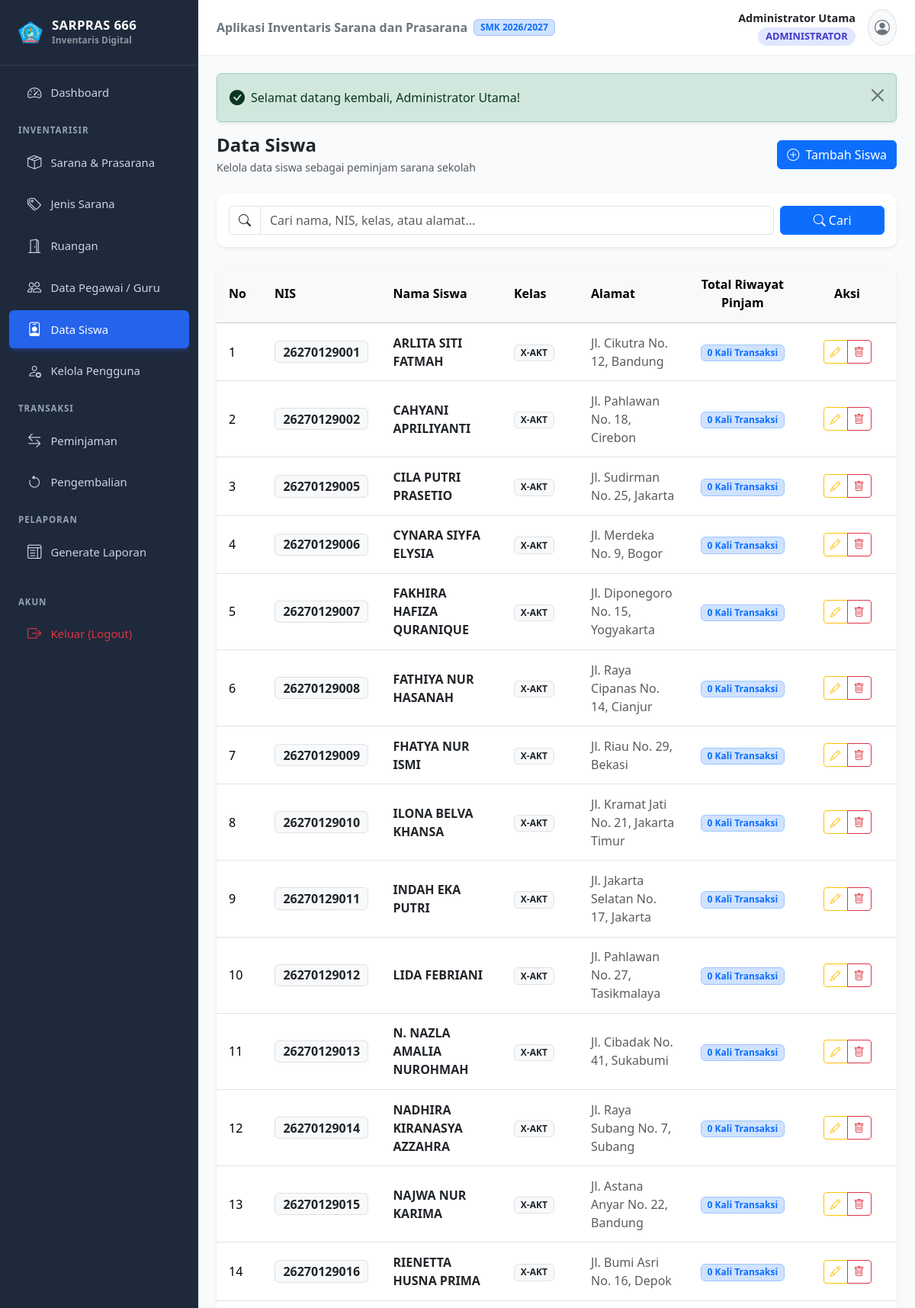
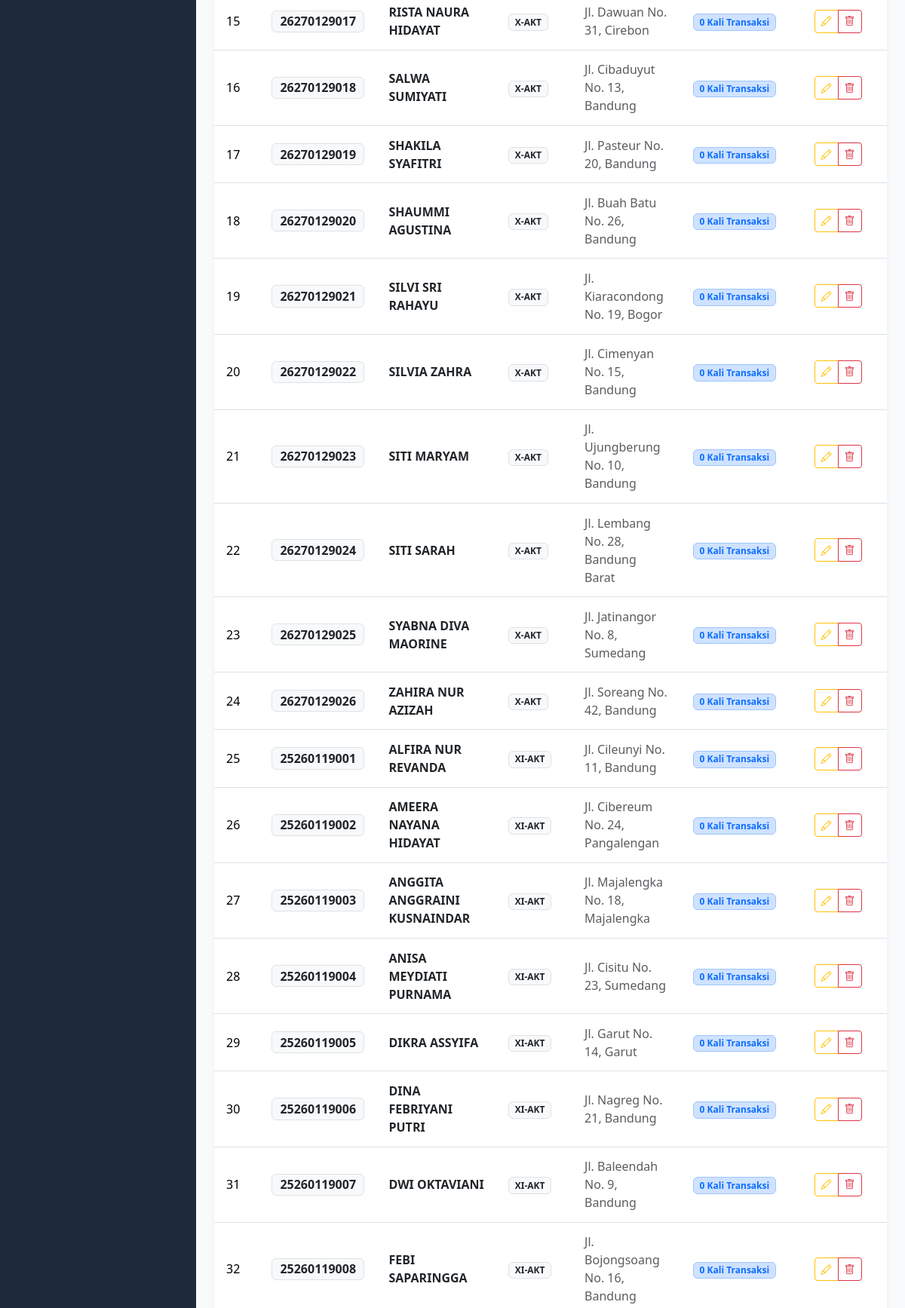
The app's page /siswa.php (signed in, upper part) with its own data (2 pictures, top to bottom).
### tables this page shows
CREATE TABLE `pegawai` (
  `id_pegawai` INT AUTO_INCREMENT PRIMARY KEY,
  `nama_pegawai` VARCHAR(100) NOT NULL,
  `nip` VARCHAR(30) NOT NULL UNIQUE,
  `alamat` TEXT NOT NULL,
  `kelas` VARCHAR(30) NOT NULL DEFAULT ''
);

### config/Database.php (called while the page is built, shortened)
<?php
class Database {
    private static ?PDO $instance = null;
    private static string $host = 'localhost';
    private static string $dbname = 'db_inventaris_sarana';
    private static string $username = 'root';
    private static string $password = '';
    private static string $charset = 'utf8mb4';
    public static function getConnection(): PDO {
        if (self::$instance === null) {
            try {
                $dsn = "mysql:host=" . self::$host . ";dbname=" . self::$dbname . ";charset=" . self::$charset;
                $options = [
                    PDO::ATTR_ERRMODE            => PDO::ERRMODE_EXCEPTION,
                    PDO::ATTR_DEFAULT_FETCH_MODE => PDO::FETCH_ASSOC,
                    PDO::ATTR_EMULATE_PREPARES   => true,
                ];
                self::$instance = new PDO($dsn, self::$username, self::$password, $options);
            } catch (PDOException $e) {
                die("Koneksi ke database gagal: " . $e->getMessage());
            }
        }
        return self::$instance;
    }
}

### classes/Pegawai.php (called while the page is built, shortened)
<?php
require_once __DIR__ . '/../config/Database.php';
class Pegawai {
    private PDO $db;
    public function __construct() {
        $this->db = Database::getConnection();
    }
    private function getTypeCondition(?string $type): string {
        return match ($type) {
            'siswa' => "(TRIM(COALESCE(kelas, '')) <> '' OR nip LIKE 'SISWA-%')",
            'pegawai' => "(TRIM(COALESCE(kelas, '')) = '' AND nip NOT LIKE 'SISWA-%')",
            default => '1 = 1'
        };
    }
    public function getAll(string $search = '', ?string $type = null): array {
        $typeCondition = $this->getTypeCondition($type);
        $sql = "
            SELECT p.*, COUNT(pj.id_peminjaman) AS total_pinjam
            FROM pegawai p
            LEFT JOIN peminjaman pj ON p.id_pegawai = pj.id_pegawai
            WHERE $typeCondition
        ";
        $params = [];
        $sql .= "
            GROUP BY p.id_pegawai
            ORDER BY p.id_pegawai ASC
        ";
        $stmt = $this->db->prepare($sql);
        $stmt->execute($params);
        return $stmt->fetchAll();
    }
}

### siswa.php (the view, shortened to what this page needs)
<?php
require_once __DIR__ . '/classes/Auth.php';
require_once __DIR__ . '/classes/Pegawai.php';
$pegawaiObj = new Pegawai();
$search = trim($_GET['search'] ?? '');
$listSiswa = $pegawaiObj->getAll($search, 'siswa');
include __DIR__ . '/templates/header.php';
?>
<div class="d-flex flex-wrap justify-content-between align-items-center mb-4 gap-2">
    <div>
        <h4 class="fw-bold mb-1 text-dark">Data Siswa</h4>
        <p class="text-muted small mb-0">Kelola data siswa sebagai peminjam sarana sekolah</p>
    </div>
    <button type="button" class="btn btn-primary" data-bs-toggle="modal" data-bs-target="#modalTambah">
        <i class="bi bi-plus-circle me-1"></i> Tambah Siswa
    </button>
</div>
<div class="card mb-4 border-0 shadow-sm">
    <div class="card-body">
        <form method="GET" action="" class="row g-2 align-items-center">
            <div class="col-md-10">
                <div class="input-group">
                    <span class="input-group-text bg-white"><i class="bi bi-search"></i></span>
                    <input type="text" name="search" class="form-control" placeholder="Cari nama, NIS, kelas, atau alamat..." value="<?= htmlspecialchars($search) ?>">
                </div>
            </div>
            <div class="col-md-2 d-flex gap-1">
                <button type="submit" class="btn btn-primary flex-grow-1"><i class="bi bi-search"></i> Cari</button>
            </div>
        </form>
    </div>
</div>
<div class="card border-0 shadow-sm">
    <div class="card-body p-0">
        <div class="table-responsive">
            <table class="table table-hover align-middle mb-0">
                <thead class="table-light">
                    <tr>
                        <th style="width: 60px;">No</th>
                        <th>NIS</th>
                        <th>Nama Siswa</th>
                        <th>Kelas</th>
                        <th>Alamat</th>
                        <th class="text-center">Total Riwayat Pinjam</th>
                        <th class="text-center" style="width: 130px;">Aksi</th>
                    </tr>
                </thead>
                <tbody>
                    <?php if (empty($listSiswa)): ?>
                        <tr>
                            <td colspan="7" class="text-center py-5 text-muted">
                                <i class="bi bi-inbox fs-2 d-block mb-2"></i>
                                Belum ada data siswa.
                            </td>
                        </tr>
                    <?php else: ?>
                        <?php $no = 1; foreach ($listSiswa as $row): ?>
                            <tr>
                                <td><?= $no++ ?></td>
                                <td><span class="badge bg-light text-dark border fs-6"><?= htmlspecialchars($row['nip']) ?></span></td>
                                <td class="fw-bold text-dark"><?= htmlspecialchars($row['nama_pegawai']) ?></td>
                                <td><span class="badge bg-light text-dark border"><?= htmlspecialchars($row['kelas'] ?: '-') ?></span></td>
                                <td class="text-muted"><?= htmlspecialchars($row['alamat'] ?: '-') ?></td>
                                <td class="text-center">
                                    <span class="badge bg-primary-subtle text-primary border border-primary-subtle">
                                        <?= (int) $row['total_pinjam'] ?> Kali Transaksi
                                    </span>
                                </td>
                                <td class="text-center">
                                    <div class="btn-group btn-group-sm">
                                        <button type="button" class="btn btn-outline-warning"
                                                data-bs-toggle="modal"
                                                data-bs-target="#modalEdit"
                                                data-item='<?= json_encode($row, JSON_HEX_TAG | JSON_HEX_APOS | JSON_HEX_QUOT | JSON_HEX_AMP) ?>'
                                                title="Edit">
                                            <i class="bi bi-pencil"></i>
                                        </button>
                                        <button type="button" class="btn btn-outline-danger"
                                                data-bs-toggle="modal"
                                                data-bs-target="#modalHapus"
                                                data-id="<?= (int) $row['id_pegawai'] ?>"
                                                data-nama="<?= htmlspecialchars($row['nama_pegawai']) ?>"
                                                title="Hapus">
                                            <i class="bi bi-trash"></i>
                                        </button>
                                    </div>
                                </td>
                            </tr>
                        <?php endforeach; ?>
                    <?php endif; ?>
                </tbody>
            </table>
        </div>
    </div>
</div>
<?php include __DIR__ . '/templates/footer.php'; ?>

### assets/css/style.css (style rules this page uses)
:root { --primary-color: #2563eb; --primary-hover: #1d4ed8; --sidebar-width: 260px; --sidebar-bg: #1e293b; --sidebar-color: #cbd5e1; --sidebar-active-bg: #2563eb; --sidebar-active-color: #ffffff; --body-bg: #f8fafc; }
body { font-family: system-ui, -apple-system, "Segoe UI", Roboto, "Helvetica Neue", Arial, sans-serif; background-color: var(--body-bg); min-height: 100vh; display: flex; flex-direction: column; overflow-x: hidden; }
.card { border: 1px solid rgba(0, 0, 0, 0.05); border-radius: 0.75rem; box-shadow: 0 1px 3px rgba(0, 0, 0, 0.02), 0 2px 4px rgba(0, 0, 0, 0.02); }
.table > :not(caption) > * > * { padding: 0.85rem 1rem; vertical-align: middle; }

### records on screen
pegawai: nip "26270129001", nama_pegawai "ARLITA SITI FATMAH", kelas "X-AKT", alamat "Jl. Cikutra No. 12, Bandung", total_pinjam "0"
pegawai: nip "26270129002", nama_pegawai "CAHYANI APRILIYANTI", kelas "X-AKT", alamat "Jl. Pahlawan No. 18, Cirebon", total_pinjam "0"
pegawai: nip "26270129005", nama_pegawai "CILA PUTRI PRASETIO", kelas "X-AKT", alamat "Jl. Sudirman No. 25, Jakarta", total_pinjam "0"
pegawai: nip "26270129006", nama_pegawai "CYNARA SIYFA ELYSIA", kelas "X-AKT", alamat "Jl. Merdeka No. 9, Bogor", total_pinjam "0"
pegawai: nip "26270129007", nama_pegawai "FAKHIRA HAFIZA QURANIQUE", kelas "X-AKT", alamat "Jl. Diponegoro No. 15, Yogyakarta", total_pinjam "0"
pegawai: nip "26270129008", nama_pegawai "FATHIYA NUR HASANAH", kelas "X-AKT", alamat "Jl. Raya Cipanas No. 14, Cianjur", total_pinjam "0"
pegawai: nip "26270129009", nama_pegawai "FHATYA NUR ISMI", kelas "X-AKT", alamat "Jl. Riau No. 29, Bekasi", total_pinjam "0"
pegawai: nip "26270129010", nama_pegawai "ILONA BELVA KHANSA", kelas "X-AKT", alamat "Jl. Kramat Jati No. 21, Jakarta Timur", total_pinjam "0"
pegawai: nip "26270129011", nama_pegawai "INDAH EKA PUTRI", kelas "X-AKT", alamat "Jl. Jakarta Selatan No. 17, Jakarta", total_pinjam "0"
pegawai: nip "26270129012", nama_pegawai "LIDA FEBRIANI", kelas "X-AKT", alamat "Jl. Pahlawan No. 27, Tasikmalaya", total_pinjam "0"
pegawai: nip "26270129013", nama_pegawai "N. NAZLA AMALIA NUROHMAH", kelas "X-AKT", alamat "Jl. Cibadak No. 41, Sukabumi", total_pinjam "0"
pegawai: nip "26270129014", nama_pegawai "NADHIRA KIRANASYA AZZAHRA", kelas "X-AKT", alamat "Jl. Raya Subang No. 7, Subang", total_pinjam "0"
pegawai: nip "26270129015", nama_pegawai "NAJWA NUR KARIMA", kelas "X-AKT", alamat "Jl. Astana Anyar No. 22, Bandung", total_pinjam "0"
pegawai: nip "26270129016", nama_pegawai "RIENETTA HUSNA PRIMA", kelas "X-AKT", alamat "Jl. Bumi Asri No. 16, Depok", total_pinjam "0"
pegawai: nip "26270129017", nama_pegawai "RISTA NAURA HIDAYAT", kelas "X-AKT", alamat "Jl. Dawuan No. 31, Cirebon", total_pinjam "0"
pegawai: nip "26270129018", nama_pegawai "SALWA SUMIYATI", kelas "X-AKT", alamat "Jl. Cibaduyut No. 13, Bandung", total_pinjam "0"
pegawai: nip "26270129019", nama_pegawai "SHAKILA SYAFITRI", kelas "X-AKT", alamat "Jl. Pasteur No. 20, Bandung", total_pinjam "0"
pegawai: nip "26270129020", nama_pegawai "SHAUMMI AGUSTINA", kelas "X-AKT", alamat "Jl. Buah Batu No. 26, Bandung", total_pinjam "0"
pegawai: nip "26270129021", nama_pegawai "SILVI SRI RAHAYU", kelas "X-AKT", alamat "Jl. Kiaracondong No. 19, Bogor", total_pinjam "0"
pegawai: nip "26270129022", nama_pegawai "SILVIA ZAHRA", kelas "X-AKT", alamat "Jl. Cimenyan No. 15, Bandung", total_pinjam "0"
pegawai: nip "26270129023", nama_pegawai "SITI MARYAM", kelas "X-AKT", alamat "Jl. Ujungberung No. 10, Bandung", total_pinjam "0"
pegawai: nip "26270129024", nama_pegawai "SITI SARAH", kelas "X-AKT", alamat "Jl. Lembang No. 28, Bandung Barat", total_pinjam "0"
pegawai: nip "26270129025", nama_pegawai "SYABNA DIVA MAORINE", kelas "X-AKT", alamat "Jl. Jatinangor No. 8, Sumedang", total_pinjam "0"
pegawai: nip "26270129026", nama_pegawai "ZAHIRA NUR AZIZAH", kelas "X-AKT", alamat "Jl. Soreang No. 42, Bandung", total_pinjam "0"
pegawai: nip "25260119001", nama_pegawai "ALFIRA NUR REVANDA", kelas "XI-AKT", alamat "Jl. Cileunyi No. 11, Bandung", total_pinjam "0"
pegawai: nip "25260119002", nama_pegawai "AMEERA NAYANA HIDAYAT", kelas "XI-AKT", alamat "Jl. Cibereum No. 24, Pangalengan", total_pinjam "0"
pegawai: nip "25260119003", nama_pegawai "ANGGITA ANGGRAINI KUSNAINDAR", kelas "XI-AKT", alamat "Jl. Majalengka No. 18, Majalengka", total_pinjam "0"
pegawai: nip "25260119004", nama_pegawai "ANISA MEYDIATI PURNAMA", kelas "XI-AKT", alamat "Jl. Cisitu No. 23, Sumedang", total_pinjam "0"
pegawai: nip "25260119005", nama_pegawai "DIKRA ASSYIFA", kelas "XI-AKT", alamat "Jl. Garut No. 14, Garut", total_pinjam "0"
pegawai: nip "25260119006", nama_pegawai "DINA FEBRIYANI PUTRI", kelas "XI-AKT", alamat "Jl. Nagreg No. 21, Bandung", total_pinjam "0"
pegawai: nip "25260119007", nama_pegawai "DWI OKTAVIANI", kelas "XI-AKT", alamat "Jl. Baleendah No. 9, Bandung", total_pinjam "0"
pegawai: nip "25260119008", nama_pegawai "FEBI SAPARINGGA", kelas "XI-AKT", alamat "Jl. Bojongsoang No. 16, Bandung", total_pinjam "0"

### other values on screen
$currentUser['nama'] "Administrator Utama"
$currentUser['level'] "ADMINISTRATOR"
$_SESSION['flash_success'] "Selamat datang kembali, Administrator Utama!"
